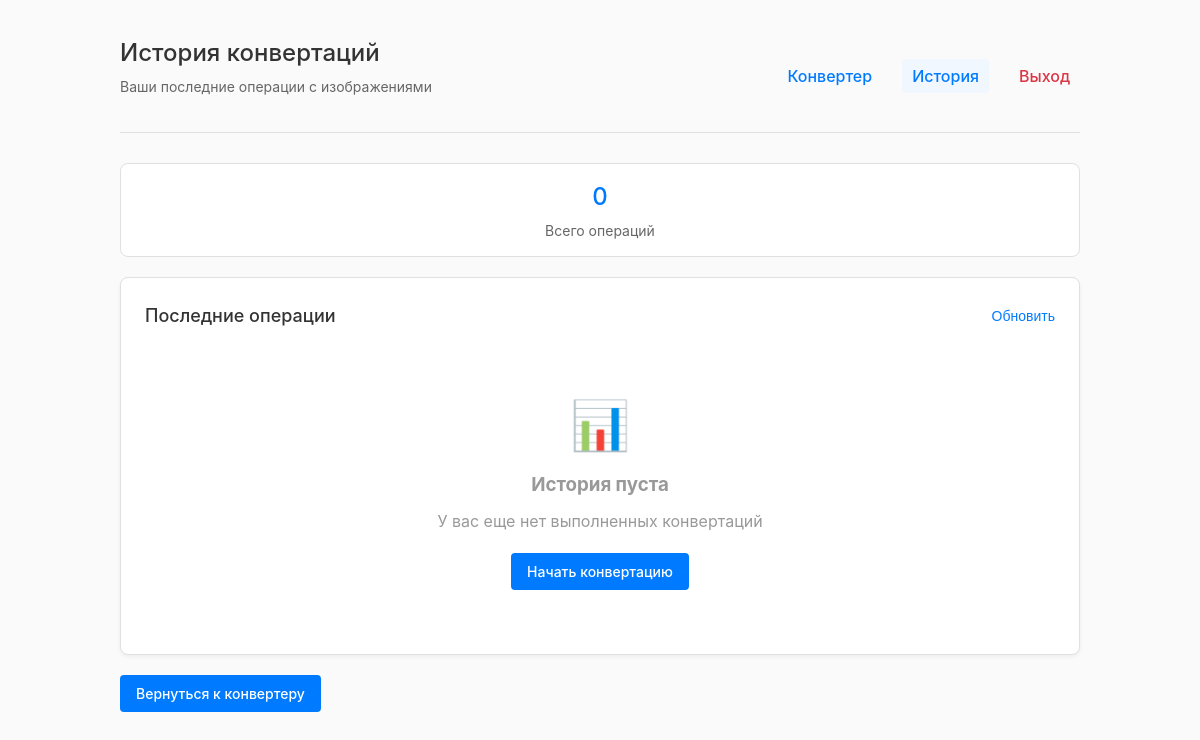
Page /history (signed in) on the earlier database version.
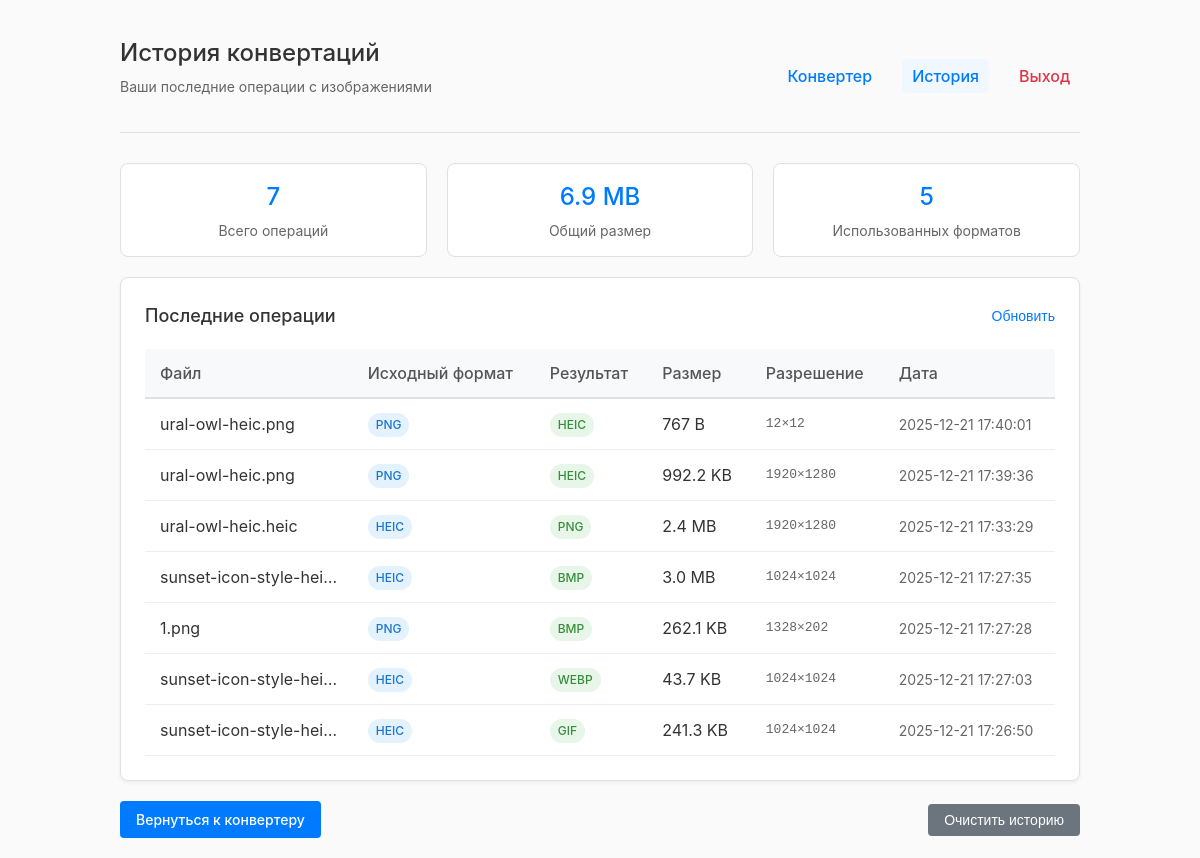
Same page on the later database version.
### tables this page shows
CREATE TABLE conversion_history (
            id INTEGER PRIMARY KEY,
            user_id INTEGER,
            filename TEXT,
            original_format TEXT,
            converted_format TEXT,
            width INTEGER,
            height INTEGER,
            file_size INTEGER,
            converted_at TIMESTAMP DEFAULT CURRENT_TIMESTAMP,
            FOREIGN KEY (user_id) REFERENCES users (id)
        );

### main.py (the view)
    def decorated_function(*args, **kwargs):
        if 'username' not in session:
            flash('Пожалуйста, войдите в систему', 'error')
            return redirect(url_for('login'))
        return f(*args, **kwargs)

### main.py (called while the page is built)
def get_db_connection():
    connection = sqlite3.connect(DB_FILE)
    connection.row_factory = sqlite3.Row
    return connection

def get_user_id(username):
    connection = get_db_connection()
    user = connection.execute('SELECT id FROM users WHERE username = ?', (username,)).fetchone()
    connection.close()
    return user['id'] if user else None

def get_conversion_history(user_id, limit=50):
    connection = get_db_connection()
    history = connection.execute('''
        SELECT * FROM conversion_history
        WHERE user_id = ?
        ORDER BY converted_at DESC
        LIMIT ?
    ''', (user_id, limit)).fetchall()
    connection.close()
    return [dict(row) for row in history]

def login_required(f):
    def decorated_function(*args, **kwargs):
        if 'username' not in session:
            flash('Пожалуйста, войдите в систему', 'error')
            return redirect(url_for('login'))
        return f(*args, **kwargs)
    decorated_function.__name__ = f.__name__
    return decorated_function

@app.route('/history')
@login_required
def history():
    user_id = get_user_id(session['username'])
    history_data = get_conversion_history(user_id)
    return render_template('history.html', history=history_data)

### templates/history.html (shortened to what this page needs)
<!DOCTYPE html>
<html lang="ru">
<head>
</head>
<body>
    <div class="header">
        <div>
            <h1>История конвертаций</h1>
            <div class="subtitle">Ваши последние операции с изображениями</div>
        </div>
        <div class="nav">
            <a href="{{ url_for('index') }}">Конвертер</a>
            <a href="{{ url_for('history') }}" style="background-color: #f0f7ff;">История</a>
            <a href="{{ url_for('logout') }}" class="logout">Выход</a>
        </div>
    </div>
    <div class="stats">
        <div class="stat-card">
            <div class="stat-value">{{ history|length }}</div>
            <div class="stat-label">Всего операций</div>
        </div>
        {% if history %}
        {% set total_size = history|sum(attribute='file_size') %}
        <div class="stat-card">
            <div class="stat-value">{{ "%.1f"|format(total_size / 1024 / 1024) }} MB</div>
            <div class="stat-label">Общий размер</div>
        </div>
        <div class="stat-card">
            <div class="stat-value">
                {% set formats = history|map(attribute='converted_format')|unique|list %}
                {{ formats|length }}
            </div>
            <div class="stat-label">Использованных форматов</div>
        </div>
        {% endif %}
    </div>
    <div class="card">
        <div style="display: flex; justify-content: space-between; align-items: center; margin-bottom: 20px;">
            <h2 style="font-size: 18px; font-weight: 500;">Последние операции</h2>
            <button class="refresh-btn" onclick="loadHistory()">
                Обновить
            </button>
        </div>
        <div class="table-container">
            {% if history %}
            <table>
                <thead>
                    <tr>
                        <th>Файл</th>
                        <th>Исходный формат</th>
                        <th>Результат</th>
                        <th>Размер</th>
                        <th>Разрешение</th>
                        <th>Дата</th>
                    </tr>
                </thead>
                <tbody>
                    {% for item in history %}
                    <tr>
                        <td style="max-width: 200px; overflow: hidden; text-overflow: ellipsis; white-space: nowrap;">
                            {{ item.filename }}
                        </td>
                        <td>
                            <span class="format-badge original-format">{{ item.original_format }}</span>
                        </td>
                        <td>
                            <span class="format-badge converted-format">{{ item.converted_format }}</span>
                        </td>
                        <td>
                            {% if item.file_size < 1024 %}
                                {{ item.file_size }} B
                            {% elif item.file_size < 1024*1024 %}
                                {{ "%.1f"|format(item.file_size/1024) }} KB
                            {% else %}
                                {{ "%.1f"|format(item.file_size/1024/1024) }} MB
                            {% endif %}
                        </td>
                        <td class="dimensions">
                            {% if item.width and item.height %}
                                {{ item.width }}×{{ item.height }}
                            {% else %}
                                —
                            {% endif %}
                        </td>
                        <td style="color: #666; font-size: 14px;">
                            {{ item.converted_at }}
                        </td>
                    </tr>
                    {% endfor %}
                </tbody>
            </table>
            {% else %}
            <div class="no-data">
                <div style="font-size: 48px; margin-bottom: 10px;">📊</div>
                <h3 style="margin-bottom: 10px;">История пуста</h3>
                <p style="color: #999; margin-bottom: 20px;">У вас еще нет выполненных конвертаций</p>
                <a href="{{ url_for('index') }}" class="btn btn-primary">Начать конвертацию</a>
            </div>
            {% endif %}
        </div>
    </div>
    <div class="actions">
        <a href="{{ url_for('index') }}" class="btn btn-primary">Вернуться к конвертеру</a>
        {% if history %}
        <button class="btn btn-secondary" onclick="clearHistory()">Очистить историю</button>
        {% endif %}
    </div>
</body>
</html>

### templates/history.html (style rules this page uses)
* { margin: 0; padding: 0; box-sizing: border-box; }
body { font-family: -apple-system, BlinkMacSystemFont, 'Segoe UI', Roboto, sans-serif; line-height: 1.5; color: #333; background: #fafafa; padding: 20px; max-width: 1000px; margin: 0 auto; }
.header { display: flex; justify-content: space-between; align-items: center; padding: 15px 0; border-bottom: 1px solid #e0e0e0; margin-bottom: 30px; }
.nav { display: flex; gap: 20px; }
.nav a { color: #007bff; text-decoration: none; font-weight: 500; padding: 5px 10px; border-radius: 4px; transition: background-color 0.2s; }
.logout { color: #dc3545 !important; }
h1 { font-size: 24px; font-weight: 500; margin-bottom: 5px; }
.subtitle { color: #666; font-size: 14px; margin-bottom: 20px; }
.card { background: white; border: 1px solid #e0e0e0; border-radius: 8px; padding: 24px; margin-bottom: 20px; box-shadow: 0 2px 4px rgba(0,0,0,0.05); }
.table-container { overflow-x: auto; }
table { width: 100%; border-collapse: collapse; }
th { background-color: #f8f9fa; padding: 12px 15px; text-align: left; font-weight: 500; color: #555; border-bottom: 2px solid #e0e0e0; }
td { padding: 12px 15px; border-bottom: 1px solid #eee; }
.format-badge { display: inline-block; padding: 3px 8px; border-radius: 12px; font-size: 12px; font-weight: 500; background-color: #e9ecef; color: #495057; }
.original-format { background-color: #e3f2fd; color: #1976d2; }
.converted-format { background-color: #e8f5e9; color: #388e3c; }
.dimensions { font-family: monospace; color: #666; }
.actions { margin-top: 20px; display: flex; justify-content: space-between; align-items: center; }
.btn { padding: 8px 16px; border: none; border-radius: 4px; cursor: pointer; font-size: 14px; font-weight: 500; text-decoration: none; display: inline-block; }
.btn-primary { background: #007bff; color: white; }
.btn-secondary { background: #6c757d; color: white; }
.refresh-btn { background: none; border: none; color: #007bff; cursor: pointer; font-size: 14px; display: flex; align-items: center; gap: 5px; }
.stats { display: flex; gap: 20px; margin-bottom: 20px; flex-wrap: wrap; }
.stat-card { flex: 1; min-width: 150px; background: white; border: 1px solid #e0e0e0; border-radius: 8px; padding: 15px; text-align: center; }
.stat-value { font-size: 24px; font-weight: 500; color: #007bff; margin-bottom: 5px; }
.stat-label { color: #666; font-size: 14px; }

Differences in the rows shown:
added conversion_history: filename "ural-owl-heic.png", original_format "PNG", converted_format "HEIC", file_size "767", width "12", height "12", converted_at "2025-12-21 17:40:01"
added conversion_history: filename "ural-owl-heic.png", original_format "PNG", converted_format "HEIC", item.file_size/1024 "992.2", width "1920", height "1280", converted_at "2025-12-21 17:39:36"
added conversion_history: filename "ural-owl-heic.heic", original_format "HEIC", converted_format "PNG", item.file_size/1024/1024 "2.4", width "1920", height "1280", converted_at "2025-12-21 17:33:29"
added conversion_history: filename "sunset-icon-style-hei…", original_format "HEIC", converted_format "BMP", item.file_size/1024/1024 "3.0", width "1024", height "1024", converted_at "2025-12-21 17:27:35"
added conversion_history: filename "1.png", original_format "PNG", converted_format "BMP", item.file_size/1024 "262.1", width "1328", height "202", converted_at "2025-12-21 17:27:28"
added conversion_history: filename "sunset-icon-style-hei…", original_format "HEIC", converted_format "WEBP", item.file_size/1024 "43.7", width "1024", height "1024", converted_at "2025-12-21 17:27:03"
added conversion_history: filename "sunset-icon-style-hei…", original_format "HEIC", converted_format "GIF", item.file_size/1024 "241.3", width "1024", height "1024", converted_at "2025-12-21 17:26:50"
Other differences:
{{ history|length }}: "0" → "7"
{{ "%.1f"|format(total_size / 1024 / 1024) }}: (not shown) → "6.9"
text no longer shown: "📊 История пуста У вас еще нет выполненных конвертаций Начать конвертацию"
text now shown: "MB Общий размер 5 Использованных форматов Файл Исходный формат Результат Размер Разрешение Дата Очистить историю"
